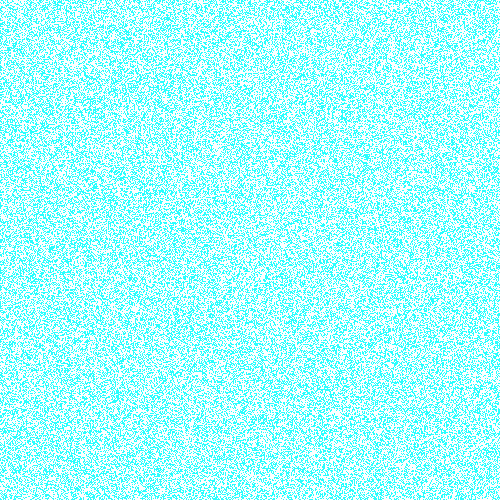
Frame 1 (no input)
Frame 60 (the mouse pressed at the canvas centre just before this capture): identical to frame 1, image omitted
Frame 120 (the mouse held since frame 60 and released just before this capture): identical to frame 1, image omitted

The Processing sketch that drew this single still picture (run headless with seeded random() and noise(); from frame 60 on, the mouse is pressed at the canvas centre):

// Processing sketch: processing_187015
// ── processing_187015.pde

int[][] angles = {{ 0, 1 }, { 1, 1 }, { 1, 0 }, { 1,-1 },
                  { 0,-1 }, {-1,-1 }, {-1, 0 }, {-1, 1 }};
int numAngles = angles.length;
int x, y, nx, ny;
int dir = 0;
color black = color(40, 255, 255, 80);
color white = color(10, 200, 20, 255);
void setup() { size(500, 500); background(255); x = width/2;
  nx = x;
  y = height/2;
  ny = y;
  float woodDensity = width * height * .5;
  for (int i = 0; i < woodDensity; i++) {
    int rx = int(random(width));
    int ry = int(random(height));
    set(rx, ry, black);
} 
}
void draw() {
int rand = int(abs(random(-1, 10)));
  dir = (dir + rand + numAngles) % numAngles;
  nx = (nx + angles[dir][0] + width) % width;
  ny = (ny + angles[dir][1] + height) % height;
  if ((get(x,y) == black) && (get(nx,ny) == white)) {
  
    set(x, y, white);
    set(nx, ny, black);
    x = nx;
    y = ny;

} else if ((get(x,y) == black) && (get(nx,ny) == black)) {
  dir = (dir + (numAngles/2)) % numAngles;
  x = (x + angles[dir][0] + width) % width;
  y = (y + angles[dir][1] + height) % height;
} else {
x = nx;
y = ny;
}
nx = x; 
ny = y;
}
